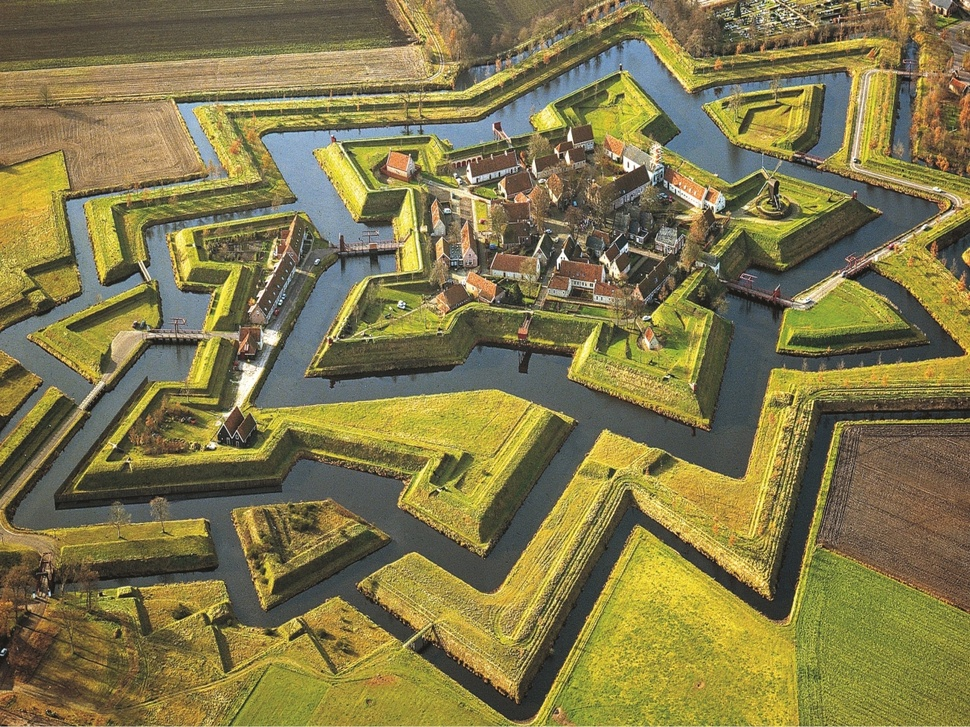
#> input picture DWT-DCT-SVD/test2.jpeg, 970 x 727 px, shrunk from 1280 x 960 before the run, found by its file name
$ python daubechieswavelet.py   (older library calls are emulated)
#> lines starting #> are read from the running program, lines starting #| are printed output that depends on the picture
# source DISCRETE/bin/activate

# pip install mahotas

# https://www.geeksforgeeks.org/mahotas-transforming-image-using-daubechies-wavelet/

# importing various libraries
import numpy as np
import mahotas

import PIL
from PIL import Image

from mahotas.thresholding import soft_threshold
from matplotlib import pyplot as plt
from os import path

# loading image
f = PIL.Image.open('img/test2.jpeg').convert('L')
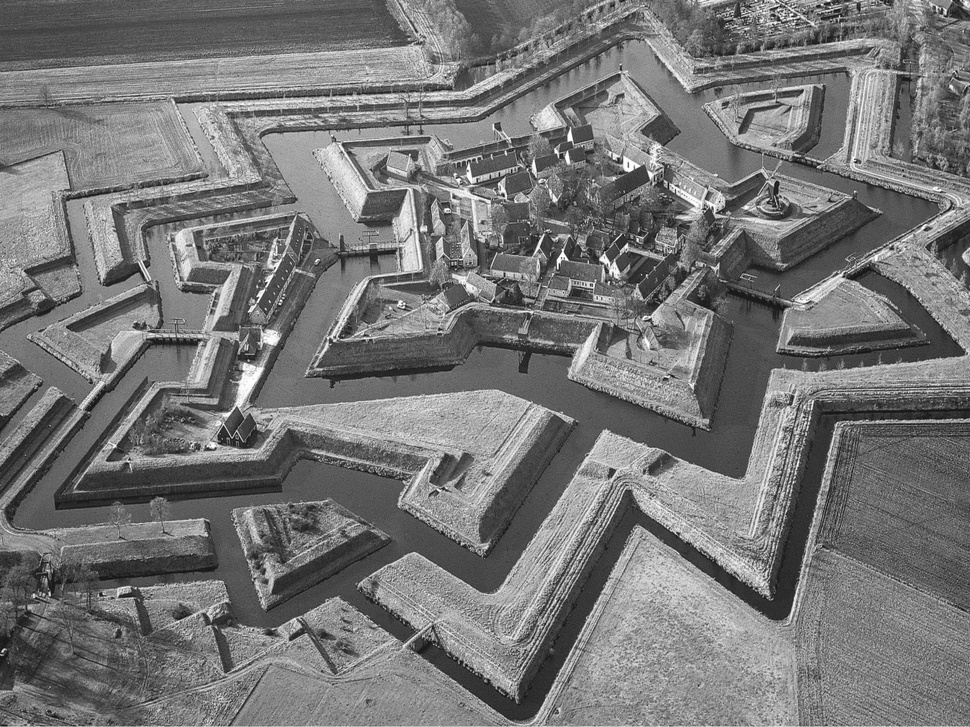
#> f: PIL image 970x727 L; min 12, max 255, mean 118.4

# making ply gray
plt.gray()

# showing image
print("Image")
plt.imshow(f)
plt.show()

# Transform using D8 Wavelet to obtain transformed image t
#> (the run stopped early here; a loop or call above may not have finished)
